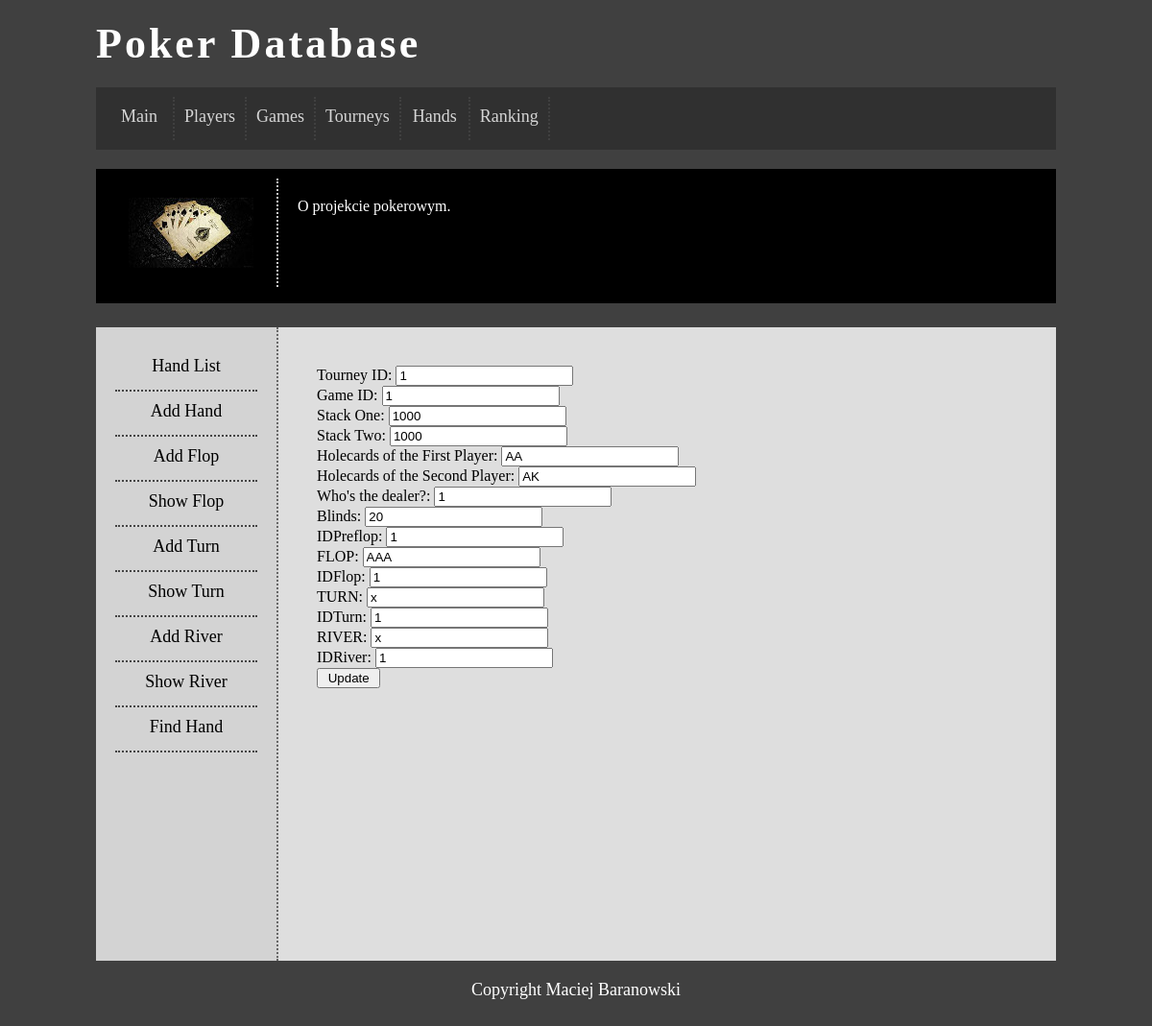
/handupdate.php?edit=1, run on the app's committed database.
### tables this page shows
CREATE TABLE IF NOT EXISTS `hands` (
  `idhand` int(11) NOT NULL,
  `idturniej` int(11) NOT NULL,
  `idgame` int(11) NOT NULL,
  `stackone` int(11) NOT NULL,
  `stacktwo` int(11) NOT NULL,
  `holecardsone` text NOT NULL,
  `holecardstwo` text NOT NULL,
  `dealer` text NOT NULL,
  `blindlimit` int(11) NOT NULL,
  `idpreflop` int(11) NOT NULL,
  `flop` text NOT NULL,
  `idflop` int(11) NOT NULL,
  `turn` text NOT NULL,
  `idturn` int(11) NOT NULL,
  `river` text NOT NULL,
  `idriver` int(11) NOT NULL
);

### handupdate.php (the view, shortened to what this page needs)
<?php require_once('db.php');
	if(isset($_GET['edit']) )
	{
		$id = $_GET['edit'];
		$query = "SELECT * FROM hands WHERE idhand='$id'";
		$response = @mysqli_query($dbc, $query) or die("Could not update".mysql_error());
		$row=mysqli_fetch_array($response);
	}
	?>
<html>
<head>
	<link rel="stylesheet" href="style.css" type="text/css" />
</head>
<body>
	<div id="container">
		<div id="logo">
		 Poker Database
		</div>
		<div id="menu">
		<a href='index.php' class="optionlink"><div class="option">Main</div></a>
		<a href='playerlist.php' class="optionlink"><div class="option">Players</div></a>
		<a href='gamelist.php' class="optionlink"><div class="option">Games</div></a>
		<a href='tourneylist.php' class="optionlink"><div class="option">Tourneys</div></a>
		<a href='handlist.php' class="optionlink"><div class="option">Hands</div></a>
		<a href='rankinglist.php' class="optionlink"><div class="option">Ranking</div></a>
		</div>
		<div id="topbar">
			<div id="topbarL">
				<img src="cards.jpeg" />
			</div>
			<div id="topbarR">
				O projekcie pokerowym.
			</div>
		</div>
		<div id="sidebar">
		<a href='handlist.php' class="optionlinkS"><div class="optionL">Hand List</div></a>
		<a href='handadd.php' class="optionlinkS"><div class="optionL">Add Hand</div></a>
		<a href='flopadd.php' class="optionlinkS"><div class="optionL">Add Flop</div></a>
		<a href='flopshow.php' class="optionlinkS"><div class="optionL">Show Flop</div></a>
		<a href='turnadd.php' class="optionlinkS"><div class="optionL">Add Turn</div></a>
		<a href='turnshow.php' class="optionlinkS"><div class="optionL">Show Turn</div></a>
		<a href='riveradd.php' class="optionlinkS"><div class="optionL">Add River</div></a>
		<a href='rivershow.php' class="optionlinkS"><div class="optionL">Show River</div></a>
		<a href='handfind.php' class="optionlinkS"><div class="optionL">Find Hand</div></a>
		</div>
	<div id="content">
		<form action="handupdate.php" method="POST">
		Tourney ID: <input type="text" name="newIdturniej"                        value="<?php echo $row[1]; ?>"><br />
		Game ID: <input type="text" name="newIdgame"                              value="<?php echo $row[2]; ?>"><br />
		Stack One: <input type="text" name="newStackone"                          value="<?php echo $row[3]; ?>"><br />
		Stack Two: <input type="text" name="newStacktwo"                          value="<?php echo $row[4]; ?>"><br />
		Holecards of the First Player:  <input type="text" name="newHolecardsone" value="<?php echo $row[5]; ?>"><br />
		Holecards of the Second Player: <input type="text" name="newHolecardstwo" value="<?php echo $row[6]; ?>"><br />
		Who's the dealer?: <input type="text" name="newDealer"                    value="<?php echo $row[7]; ?>"><br />
		Blinds: <input type="text" name="newBlindlimit"                           value="<?php echo $row[8]; ?>"><br />
		IDPreflop: <input type="text" name="newIdpreflop"                         value="<?php echo $row[9]; ?>"><br />
		FLOP: <input type="text" name="newFlop"                                   value="<?php echo $row[10]; ?>"><br />
		IDFlop: <input type="text" name="newIdflop"                               value="<?php echo $row[11]; ?>"><br />
		TURN: <input type="text" name="newTurn"                                   value="<?php echo $row[12]; ?>"><br />
		IDTurn: <input type="text" name="newIdturn"                               value="<?php echo $row[13]; ?>"><br />
		RIVER: <input type="text" name="newRiver"                                 value="<?php echo $row[14]; ?>"><br />
		IDRiver: <input type="text" name="newIdriver"                             value="<?php echo $row[15]; ?>"><br />
		<input type="submit" value=" Update ">
		</form>
	</div>
		<div id="footer">
			Copyright Maciej Baranowski
		</div>
	</div>
</body>
</html>

### style.css (style rules this page uses)
body { background-color: #404040; }
#container { width: 1000px; margin-left: auto; margin-right: auto; }
#logo { color: white; margin-top: 20px; font-size: 44px; letter-spacing: 3px; font-weight: 900; }
#menu { background-color: #303030; margin-top: 20px; color: #ffffff; padding: 10px; text-align: center; }
#topbar { background-color: black; color: white; padding: 10px; margin-top: 20px; margin-bottom: 25px; height: 120px; }
#topbarL { float: left; padding: 20px; width: 138px; text-align: center; border-right: 2px dotted #cccccc; }
#topbarR { float: left; padding: 20px; width: 760px; font-size: 16px; text-align: justify; }
#sidebar { float: left; width: 148px; min-height: 620px; padding: 20px; background-color: lightgray; text-align: center; font-size: 18px; border-right: 2px dotted #666666; }
#content { float: left; padding: 40px; width: 730px; background-color: #dedede; min-height: 580px; text-align: justify; }
#footer { clear: both; color: white; text-align: center; padding: 20px; font-size: 18px; }
.option { float: left; min-width: 50px; height: 25px; font-size: 18px; padding: 10px; border-right: 2px dotted #444444; opacity: 0.8; }
.optionL { font-size:18px; height: 25px; padding: 10px; border-bottom: 2px dotted #444444; }
a.optionlink { color: #ffffff; text-decoration: none; }
a.optionlinkS { color: black; text-decoration: none; }

### data on the page
hands: newIdturniej "1", newIdgame "1", newStackone "1000", newStacktwo "1000", newHolecardsone "AA", newHolecardstwo "AK", newDealer "1", newBlindlimit "20", newIdpreflop "1", newFlop "AAA", newIdflop "1", newTurn "x", newIdturn "1", newRiver "x", newIdriver "1"
